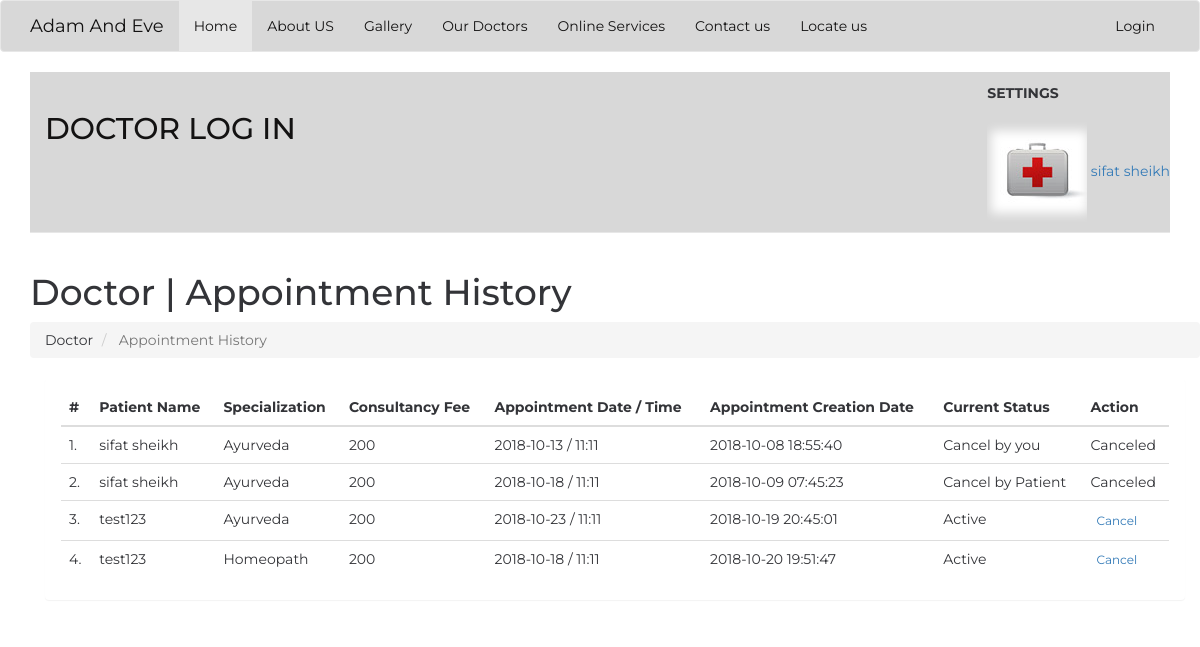
Screenshot of /doctor/appointment-history.php (signed in) with the database file from the repository.
### tables this page shows
CREATE TABLE `doctors` (
  `id` int(11) NOT NULL,
  `specilization` varchar(255) NOT NULL,
  `doctorName` varchar(255) NOT NULL,
  `address` longtext NOT NULL,
  `docFees` varchar(255) NOT NULL,
  `timing1` time NOT NULL,
  `timing2` time NOT NULL,
  `timing3` time NOT NULL,
  `contactno` bigint(11) NOT NULL,
  `docEmail` varchar(255) NOT NULL,
  `password` varchar(255) NOT NULL,
  `creationDate` timestamp NOT NULL DEFAULT CURRENT_TIMESTAMP,
  `updationDate` varchar(255) NOT NULL
);

CREATE TABLE `appointment` (
  `id` int(11) NOT NULL,
  `doctorSpecialization` varchar(255) NOT NULL,
  `doctorId` int(11) NOT NULL,
  `userId` int(11) NOT NULL,
  `consultancyFees` int(11) NOT NULL,
  `appointmentDate` varchar(255) NOT NULL,
  `appointmentTime` varchar(255) NOT NULL,
  `postingDate` timestamp NOT NULL DEFAULT CURRENT_TIMESTAMP,
  `userStatus` int(11) NOT NULL,
  `doctorStatus` int(11) NOT NULL,
  `updationDate` varchar(255) NOT NULL
);

CREATE TABLE `users` (
  `id` int(11) NOT NULL,
  `fullName` varchar(255) NOT NULL,
  `address` longtext NOT NULL,
  `city` varchar(255) NOT NULL,
  `gender` varchar(255) NOT NULL,
  `email` varchar(255) NOT NULL,
  `password` varchar(255) NOT NULL,
  `regDate` timestamp NOT NULL DEFAULT CURRENT_TIMESTAMP,
  `updationDate` varchar(255) NOT NULL
);

### doctor/appointment-history.php (the view, shortened to what this page needs)
<!DOCTYPE html>
<html>
<head>
	<link rel="stylesheet" type="text/css" href="https://maxcdn.bootstrapcdn.com/bootstrap/3.3.5/css/bootstrap.min.css">
    <link rel="stylesheet" type="text/css" href="https://maxcdn.bootstrapcdn.com/font-awesome/4.4.0/css/font-awesome.min.css">
	<link rel="stylesheet" type="text/css" href="hosp.css">
</head>
<body>
<nav class="navbar navbar-default">
  <div class="container">
    <div class="navbar-header">
    <a class="navbar-brand" href="../hospital.php">Adam And Eve</a>
    </div>
    <div class="collapse navbar-collapse" id="bs-example-navbar-collapse-1">
      <ul class="nav navbar-nav">
       <li class="active"><a href="../hospital.php">Home</a></li>
         <li><a href="../aboutus.php">About US</a></li>
          <li><a href="../gallery.html">Gallery</a></li>
        <li><a href="../doctors.html">Our Doctors</a></li>
        <li><a href="../user-login.php">Online Services</a></li>
        <li><a href="../cont1.php">Contact us</a></li>
          <li><a href="../locateus.php">Locate us</a></li>
      </ul>
      <ul class="nav navbar-nav navbar-right">
        <li><a href="index.php">Login</a></li>
      </ul>
    </div>
  </div>
</nav>
<div class="container">
	<header class="navbar navbar-default navbar-static-top">
					<div class="navbar-header">
						<a class="navbar-brand" href="#">
							<h2 style="padding-top:2% ">DOCTOR LOG IN</h2>
						</a>
					</div>
					<div class="navbar-collapse collapse">
						<ul class="nav navbar-right">
								<li  style="padding-top:2% ">
								<H5>  &nbsp &nbsp <strong>SETTINGS</strong>   </h5>
							</li>
							<li class="dropdown current-user">
								<a href class="dropdown-toggle" data-toggle="dropdown">
									<img src="4.png" alt="Peter"> <span class="username">
									<?php $query=mysql_query("select doctorName from doctors where id='".$_SESSION['id']."'");
while($row=mysql_fetch_array($query))
{
	echo $row['doctorName'];
}
									?> <i class="ti-angle-down"></i></i></span>
								</a>
							</li>
						</ul>
					</div>
				</header>
				<div class="main-content" >
					<div class="wrap-content container" id="container">
						<section id="page-title">
							<div class="row">
								<div class>
									<h1 class="mainTitle">Doctor  | Appointment History</h1>
																	</div>
								<ol class="breadcrumb">
									<li>
										<span>Doctor </span>
									</li>
									<li class="active">
										<span>Appointment History</span>
									</li>
								</ol>
							</div>
						</section>
						<div class="panel panel-white">
						<div class="container-fluid container-fullw bg-white">
									<div class="row">
								<div class="col-md-12">
									<table class="table table-hover" id="sample-table-1">
										<thead>
											<tr>
												<th class="center">#</th>
												<th class="hidden-xs">Patient  Name</th>
												<th>Specialization</th>
												<th>Consultancy Fee</th>
												<th>Appointment Date / Time </th>
												<th>Appointment Creation Date  </th>
												<th>Current Status</th>
												<th>Action</th>
											</tr>
										</thead>
										<tbody>
<?php
$sql=mysql_query("select users.fullName as fname,appointment.*  from appointment join users on users.id=appointment.userId where appointment.doctorId='".$_SESSION['id']."'");
$cnt=1;
while($row=mysql_fetch_array($sql))
{
?>
											<tr>
												<td class="center"><?php echo $cnt;?>.</td>
												<td class="hidden-xs"><?php echo $row['fname'];?></td>
												<td><?php echo $row['doctorSpecialization'];?></td>
												<td><?php echo $row['consultancyFees'];?></td>
												<td><?php echo $row['appointmentDate'];?> / <?php echo
												 $row['appointmentTime'];?>
												</td>
												<td><?php echo $row['postingDate'];?></td>
												<td>
<?php if(($row['userStatus']==1) && ($row['doctorStatus']==1))
{
	echo "Active";
}
if(($row['userStatus']==0) && ($row['doctorStatus']==1))
{
	echo "Cancel by Patient";
}
if(($row['userStatus']==1) && ($row['doctorStatus']==0))
{
	echo "Cancel by you";
}
												?></td>
												<td >
												<div class="visible-md visible-lg hidden-sm hidden-xs">
							<?php if(($row['userStatus']==1) && ($row['doctorStatus']==1))
{ ?>
	<a href="appointment-history.php?id=<?php echo $row['id']?>&cancel=update" onClick="return confirm('Are you sure you want to cancel this appointment ?')"class="btn btn-transparent btn-xs tooltips" title="Cancel Appointment" tooltip-placement="top" tooltip="Remove">Cancel</a>
	<?php } else {
		echo "Canceled";
		} ?>
												</div>
												</td>
											</tr>
											<?php
$cnt=$cnt+1;
											 }?>
										</tbody>
									</table>
								</div>
								</div>
							</div>
								</div>
					</div>
</div>
</body>
</html>

### doctor/hosp.css (style rules this page uses)
body { background: url(https://images.unsplash.com/photo-1519494140681-8b17d830a3e9?ixlib=rb-0.3.5&s=4ba09aa340a1626fc49ae2fd479aa34b&auto=format&fit=crop&w=753&q=80); background-size: cover; background-position: center; color: #333438; font-family: 'Montserrat', sans-serif; }
html { height: 100%; }
.navbar-default { background-color: #d8d8d8; }
.navbar-default .navbar-nav>li>a, .navbar-default .navbar-nav>.active>a, .navbar-default .navbar-brand { color: #131212; }

### rows the page displays
doctors: doctorName "sifat sheikh"
appointment: userId.fullName "sifat sheikh", doctorSpecialization "Ayurveda", consultancyFees "200", appointmentDate "2018-10-13", appointmentTime "11:11", postingDate "2018-10-08 18:55:40", userStatus "Cancel by you"
appointment: userId.fullName "sifat sheikh", doctorSpecialization "Ayurveda", consultancyFees "200", appointmentDate "2018-10-18", appointmentTime "11:11", postingDate "2018-10-09 07:45:23", userStatus "Cancel by Patient"
appointment: userId.fullName "test123", doctorSpecialization "Ayurveda", consultancyFees "200", appointmentDate "2018-10-23", appointmentTime "11:11", postingDate "2018-10-19 20:45:01", userStatus "Active"
appointment: userId.fullName "test123", doctorSpecialization "Homeopath", consultancyFees "200", appointmentDate "2018-10-18", appointmentTime "11:11", postingDate "2018-10-20 19:51:47", userStatus "Active"
